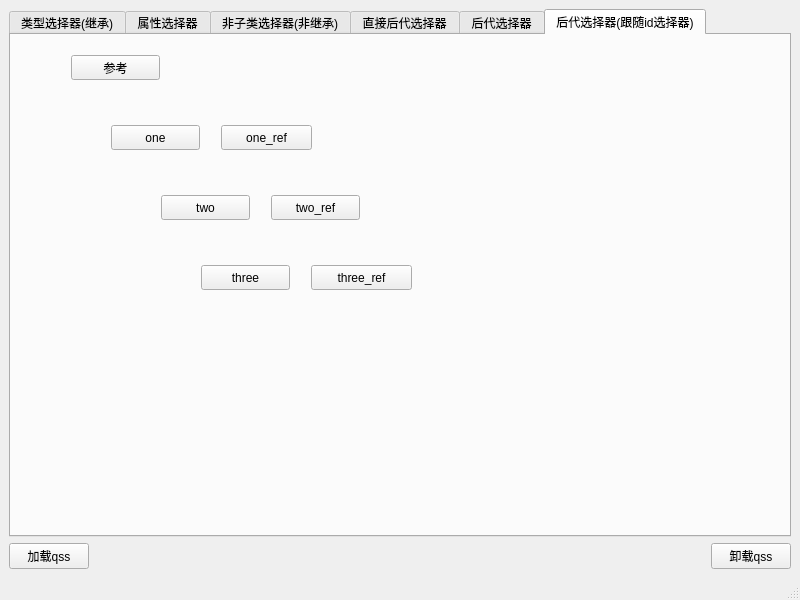
<?xml version="1.0" encoding="UTF-8"?>
<ui version="4.0">
 <class>MainWindow</class>
 <widget class="QMainWindow" name="MainWindow">
  <property name="geometry">
   <rect>
    <x>0</x>
    <y>0</y>
    <width>800</width>
    <height>600</height>
   </rect>
  </property>
  <property name="windowTitle">
   <string>MainWindow</string>
  </property>
  <widget class="QWidget" name="centralwidget">
   <layout class="QVBoxLayout" name="verticalLayout_2">
    <item>
     <layout class="QVBoxLayout" name="verticalLayout">
      <item>
       <widget class="QTabWidget" name="tab_selector">
        <property name="currentIndex">
         <number>5</number>
        </property>
        <widget class="QWidget" name="tab_typeselector">
         <attribute name="title">
          <string>类型选择器(继承)</string>
         </attribute>
         <widget class="QFrame" name="frm_typeselect">
          <property name="geometry">
           <rect>
            <x>20</x>
            <y>30</y>
            <width>120</width>
            <height>80</height>
           </rect>
          </property>
          <property name="frameShape">
           <enum>QFrame::StyledPanel</enum>
          </property>
          <property name="frameShadow">
           <enum>QFrame::Raised</enum>
          </property>
         </widget>
         <widget class="QLabel" name="lab_typeselect">
          <property name="geometry">
           <rect>
            <x>20</x>
            <y>280</y>
            <width>161</width>
            <height>21</height>
           </rect>
          </property>
          <property name="text">
           <string>这个控件在tabwgt内部</string>
          </property>
         </widget>
         <widget class="QTextEdit" name="edit_typeselect">
          <property name="geometry">
           <rect>
            <x>20</x>
            <y>140</y>
            <width>121</width>
            <height>81</height>
           </rect>
          </property>
          <property name="html">
           <string>&lt;!DOCTYPE HTML PUBLIC &quot;-//W3C//DTD HTML 4.0//EN&quot; &quot;http://www.w3.org/TR/REC-html40/strict.dtd&quot;&gt;
&lt;html&gt;&lt;head&gt;&lt;meta name=&quot;qrichtext&quot; content=&quot;1&quot; /&gt;&lt;meta charset=&quot;utf-8&quot; /&gt;&lt;style type=&quot;text/css&quot;&gt;
p, li { white-space: pre-wrap; }
hr { height: 1px; border-width: 0; }
&lt;/style&gt;&lt;/head&gt;&lt;body style=&quot; font-family:'Microsoft YaHei UI'; font-size:9pt; font-weight:400; font-style:normal;&quot;&gt;
&lt;p style=&quot; margin-top:0px; margin-bottom:0px; margin-left:0px; margin-right:0px; -qt-block-indent:0; text-indent:0px;&quot;&gt;&lt;span style=&quot; font-family:'Ubuntu'; font-size:11pt;&quot;&gt;这是edit&lt;/span&gt;&lt;/p&gt;&lt;/body&gt;&lt;/html&gt;</string>
          </property>
         </widget>
         <widget class="QWidget" name="wgt_typeselect" native="true">
          <property name="geometry">
           <rect>
            <x>190</x>
            <y>30</y>
            <width>321</width>
            <height>191</height>
           </rect>
          </property>
          <widget class="QLabel" name="lab_typeselect_in_wgt">
           <property name="geometry">
            <rect>
             <x>10</x>
             <y>20</y>
             <width>301</width>
             <height>20</height>
            </rect>
           </property>
           <property name="text">
            <string>这个控件在一个wgt内部，wgt在tabwgt内部</string>
           </property>
          </widget>
         </widget>
         <widget class="QWidget" name="layoutWidget">
          <property name="geometry">
           <rect>
            <x>20</x>
            <y>350</y>
            <width>157</width>
            <height>25</height>
           </rect>
          </property>
          <layout class="QHBoxLayout" name="horizontalLayout_2">
           <property name="spacing">
            <number>20</number>
           </property>
           <item>
            <widget class="QLabel" name="label">
             <property name="text">
              <string>我在部局中</string>
             </property>
            </widget>
           </item>
           <item>
            <widget class="QLabel" name="label_2">
             <property name="text">
              <string>俺也一样</string>
             </property>
            </widget>
           </item>
          </layout>
         </widget>
        </widget>
        <widget class="QWidget" name="tab_attriselector">
         <attribute name="title">
          <string>属性选择器</string>
         </attribute>
         <widget class="QPushButton" name="btn_attrselector_red">
          <property name="geometry">
           <rect>
            <x>221</x>
            <y>227</y>
            <width>80</width>
            <height>25</height>
           </rect>
          </property>
          <property name="text">
           <string>red</string>
          </property>
         </widget>
         <widget class="QPushButton" name="btn_attrselector_green">
          <property name="geometry">
           <rect>
            <x>221</x>
            <y>338</y>
            <width>80</width>
            <height>25</height>
           </rect>
          </property>
          <property name="text">
           <string>green</string>
          </property>
         </widget>
         <widget class="QPushButton" name="btn_attrselector_blue">
          <property name="geometry">
           <rect>
            <x>221</x>
            <y>301</y>
            <width>80</width>
            <height>25</height>
           </rect>
          </property>
          <property name="text">
           <string>blue</string>
          </property>
         </widget>
         <widget class="QPushButton" name="btn_attrselector_yellow">
          <property name="geometry">
           <rect>
            <x>221</x>
            <y>264</y>
            <width>80</width>
            <height>25</height>
           </rect>
          </property>
          <property name="text">
           <string>yellow</string>
          </property>
         </widget>
        </widget>
        <widget class="QWidget" name="tab_noinherselector">
         <attribute name="title">
          <string>非子类选择器(非继承)</string>
         </attribute>
         <widget class="QWidget" name="wgt_noinhersecletor" native="true">
          <property name="geometry">
           <rect>
            <x>40</x>
            <y>30</y>
            <width>120</width>
            <height>80</height>
           </rect>
          </property>
         </widget>
         <widget class="QFrame" name="frm_noinherselector">
          <property name="geometry">
           <rect>
            <x>40</x>
            <y>140</y>
            <width>120</width>
            <height>80</height>
           </rect>
          </property>
          <property name="frameShape">
           <enum>QFrame::StyledPanel</enum>
          </property>
          <property name="frameShadow">
           <enum>QFrame::Raised</enum>
          </property>
         </widget>
         <widget class="QLabel" name="lab_noinherselector">
          <property name="geometry">
           <rect>
            <x>50</x>
            <y>330</y>
            <width>67</width>
            <height>17</height>
           </rect>
          </property>
          <property name="text">
           <string>TextLabel</string>
          </property>
         </widget>
         <widget class="QTextEdit" name="edt_noingerselecot">
          <property name="geometry">
           <rect>
            <x>170</x>
            <y>320</y>
            <width>104</width>
            <height>70</height>
           </rect>
          </property>
          <property name="html">
           <string>&lt;!DOCTYPE HTML PUBLIC &quot;-//W3C//DTD HTML 4.0//EN&quot; &quot;http://www.w3.org/TR/REC-html40/strict.dtd&quot;&gt;
&lt;html&gt;&lt;head&gt;&lt;meta name=&quot;qrichtext&quot; content=&quot;1&quot; /&gt;&lt;meta charset=&quot;utf-8&quot; /&gt;&lt;style type=&quot;text/css&quot;&gt;
p, li { white-space: pre-wrap; }
hr { height: 1px; border-width: 0; }
&lt;/style&gt;&lt;/head&gt;&lt;body style=&quot; font-family:'Microsoft YaHei UI'; font-size:9pt; font-weight:400; font-style:normal;&quot;&gt;
&lt;p style=&quot; margin-top:0px; margin-bottom:0px; margin-left:0px; margin-right:0px; -qt-block-indent:0; text-indent:0px;&quot;&gt;&lt;span style=&quot; font-family:'Ubuntu'; font-size:11pt;&quot;&gt;edit&lt;/span&gt;&lt;/p&gt;&lt;/body&gt;&lt;/html&gt;</string>
          </property>
         </widget>
         <widget class="QWidget" name="wgt_noinhersecletor_2" native="true">
          <property name="geometry">
           <rect>
            <x>200</x>
            <y>30</y>
            <width>120</width>
            <height>80</height>
           </rect>
          </property>
         </widget>
         <widget class="QFrame" name="frm_noinherselector_2">
          <property name="geometry">
           <rect>
            <x>200</x>
            <y>140</y>
            <width>121</width>
            <height>81</height>
           </rect>
          </property>
          <property name="frameShape">
           <enum>QFrame::StyledPanel</enum>
          </property>
          <property name="frameShadow">
           <enum>QFrame::Raised</enum>
          </property>
         </widget>
         <widget class="QLabel" name="lab_noinherselector_2">
          <property name="geometry">
           <rect>
            <x>50</x>
            <y>370</y>
            <width>67</width>
            <height>17</height>
           </rect>
          </property>
          <property name="text">
           <string>TextLabel</string>
          </property>
         </widget>
         <widget class="QTextEdit" name="edt_noingerselecot_2">
          <property name="geometry">
           <rect>
            <x>310</x>
            <y>320</y>
            <width>104</width>
            <height>70</height>
           </rect>
          </property>
          <property name="html">
           <string>&lt;!DOCTYPE HTML PUBLIC &quot;-//W3C//DTD HTML 4.0//EN&quot; &quot;http://www.w3.org/TR/REC-html40/strict.dtd&quot;&gt;
&lt;html&gt;&lt;head&gt;&lt;meta name=&quot;qrichtext&quot; content=&quot;1&quot; /&gt;&lt;meta charset=&quot;utf-8&quot; /&gt;&lt;style type=&quot;text/css&quot;&gt;
p, li { white-space: pre-wrap; }
hr { height: 1px; border-width: 0; }
&lt;/style&gt;&lt;/head&gt;&lt;body style=&quot; font-family:'Microsoft YaHei UI'; font-size:9pt; font-weight:400; font-style:normal;&quot;&gt;
&lt;p style=&quot; margin-top:0px; margin-bottom:0px; margin-left:0px; margin-right:0px; -qt-block-indent:0; text-indent:0px;&quot;&gt;&lt;span style=&quot; font-family:'Ubuntu'; font-size:11pt;&quot;&gt;edit&lt;/span&gt;&lt;/p&gt;&lt;/body&gt;&lt;/html&gt;</string>
          </property>
         </widget>
        </widget>
        <widget class="QWidget" name="tab_directselector">
         <attribute name="title">
          <string>直接后代选择器</string>
         </attribute>
         <widget class="QWidget" name="wgt_one" native="true">
          <property name="geometry">
           <rect>
            <x>60</x>
            <y>60</y>
            <width>621</width>
            <height>361</height>
           </rect>
          </property>
          <widget class="QPushButton" name="pushButton">
           <property name="geometry">
            <rect>
             <x>30</x>
             <y>20</y>
             <width>89</width>
             <height>25</height>
            </rect>
           </property>
           <property name="text">
            <string>one</string>
           </property>
          </widget>
          <widget class="QWidget" name="wgt_two" native="true">
           <property name="geometry">
            <rect>
             <x>40</x>
             <y>80</y>
             <width>531</width>
             <height>251</height>
            </rect>
           </property>
           <widget class="QPushButton" name="pushButton_2">
            <property name="geometry">
             <rect>
              <x>20</x>
              <y>20</y>
              <width>89</width>
              <height>25</height>
             </rect>
            </property>
            <property name="text">
             <string>two</string>
            </property>
           </widget>
           <widget class="QWidget" name="wgt_three" native="true">
            <property name="geometry">
             <rect>
              <x>50</x>
              <y>60</y>
              <width>431</width>
              <height>171</height>
             </rect>
            </property>
            <widget class="QPushButton" name="pushButton_3">
             <property name="geometry">
              <rect>
               <x>40</x>
               <y>40</y>
               <width>89</width>
               <height>25</height>
              </rect>
             </property>
             <property name="text">
              <string>three</string>
             </property>
            </widget>
           </widget>
          </widget>
          <widget class="QPushButton" name="pushButton_4">
           <property name="geometry">
            <rect>
             <x>140</x>
             <y>20</y>
             <width>89</width>
             <height>25</height>
            </rect>
           </property>
           <property name="text">
            <string>one_2</string>
           </property>
          </widget>
         </widget>
         <widget class="QPushButton" name="pushButton_5">
          <property name="geometry">
           <rect>
            <x>90</x>
            <y>20</y>
            <width>89</width>
            <height>25</height>
           </rect>
          </property>
          <property name="text">
           <string>参考</string>
          </property>
         </widget>
        </widget>
        <widget class="QWidget" name="tab_laterselector">
         <attribute name="title">
          <string>后代选择器</string>
         </attribute>
         <widget class="QPushButton" name="pushButton_6">
          <property name="geometry">
           <rect>
            <x>90</x>
            <y>30</y>
            <width>89</width>
            <height>25</height>
           </rect>
          </property>
          <property name="text">
           <string>参考</string>
          </property>
         </widget>
         <widget class="QWidget" name="wgt_later_one" native="true">
          <property name="geometry">
           <rect>
            <x>60</x>
            <y>70</y>
            <width>621</width>
            <height>361</height>
           </rect>
          </property>
          <widget class="QPushButton" name="pushButton_7">
           <property name="geometry">
            <rect>
             <x>30</x>
             <y>20</y>
             <width>89</width>
             <height>25</height>
            </rect>
           </property>
           <property name="text">
            <string>one</string>
           </property>
          </widget>
          <widget class="QWidget" name="wgt_later_two" native="true">
           <property name="geometry">
            <rect>
             <x>40</x>
             <y>80</y>
             <width>531</width>
             <height>251</height>
            </rect>
           </property>
           <widget class="QPushButton" name="pushButton_8">
            <property name="geometry">
             <rect>
              <x>20</x>
              <y>20</y>
              <width>89</width>
              <height>25</height>
             </rect>
            </property>
            <property name="text">
             <string>two</string>
            </property>
           </widget>
           <widget class="QWidget" name="wgt_later_three" native="true">
            <property name="geometry">
             <rect>
              <x>50</x>
              <y>60</y>
              <width>431</width>
              <height>171</height>
             </rect>
            </property>
            <widget class="QPushButton" name="pushButton_9">
             <property name="geometry">
              <rect>
               <x>40</x>
               <y>40</y>
               <width>89</width>
               <height>25</height>
              </rect>
             </property>
             <property name="text">
              <string>three</string>
             </property>
            </widget>
           </widget>
          </widget>
          <widget class="QPushButton" name="pushButton_10">
           <property name="geometry">
            <rect>
             <x>140</x>
             <y>20</y>
             <width>89</width>
             <height>25</height>
            </rect>
           </property>
           <property name="text">
            <string>one_2</string>
           </property>
          </widget>
         </widget>
        </widget>
        <widget class="QWidget" name="tab_laterselectorwithid">
         <attribute name="title">
          <string>后代选择器(跟随id选择器)</string>
         </attribute>
         <widget class="QWidget" name="wgt_laterwithid_one" native="true">
          <property name="geometry">
           <rect>
            <x>60</x>
            <y>60</y>
            <width>621</width>
            <height>361</height>
           </rect>
          </property>
          <widget class="QPushButton" name="btn_one">
           <property name="geometry">
            <rect>
             <x>40</x>
             <y>30</y>
             <width>89</width>
             <height>25</height>
            </rect>
           </property>
           <property name="text">
            <string>one</string>
           </property>
          </widget>
          <widget class="QWidget" name="wgt_laterwithid_two" native="true">
           <property name="geometry">
            <rect>
             <x>40</x>
             <y>80</y>
             <width>531</width>
             <height>251</height>
            </rect>
           </property>
           <widget class="QPushButton" name="btn_two">
            <property name="geometry">
             <rect>
              <x>50</x>
              <y>20</y>
              <width>89</width>
              <height>25</height>
             </rect>
            </property>
            <property name="text">
             <string>two</string>
            </property>
           </widget>
           <widget class="QWidget" name="wgt_laterwithid_three" native="true">
            <property name="geometry">
             <rect>
              <x>50</x>
              <y>60</y>
              <width>431</width>
              <height>171</height>
             </rect>
            </property>
            <widget class="QPushButton" name="btn_three">
             <property name="geometry">
              <rect>
               <x>40</x>
               <y>30</y>
               <width>89</width>
               <height>25</height>
              </rect>
             </property>
             <property name="text">
              <string>three</string>
             </property>
            </widget>
            <widget class="QPushButton" name="btn_three_ref">
             <property name="geometry">
              <rect>
               <x>150</x>
               <y>30</y>
               <width>101</width>
               <height>25</height>
              </rect>
             </property>
             <property name="text">
              <string>three_ref</string>
             </property>
            </widget>
           </widget>
           <widget class="QPushButton" name="btn_two_ref">
            <property name="geometry">
             <rect>
              <x>160</x>
              <y>20</y>
              <width>89</width>
              <height>25</height>
             </rect>
            </property>
            <property name="text">
             <string>two_ref</string>
            </property>
           </widget>
          </widget>
          <widget class="QPushButton" name="btn_one_ref">
           <property name="geometry">
            <rect>
             <x>150</x>
             <y>30</y>
             <width>91</width>
             <height>25</height>
            </rect>
           </property>
           <property name="text">
            <string>one_ref</string>
           </property>
          </widget>
         </widget>
         <widget class="QPushButton" name="btn_ref">
          <property name="geometry">
           <rect>
            <x>60</x>
            <y>20</y>
            <width>89</width>
            <height>25</height>
           </rect>
          </property>
          <property name="text">
           <string>参考</string>
          </property>
         </widget>
        </widget>
       </widget>
      </item>
      <item>
       <layout class="QHBoxLayout" name="horizontalLayout">
        <item>
         <widget class="QPushButton" name="btn_loadqss">
          <property name="text">
           <string>加载qss</string>
          </property>
         </widget>
        </item>
        <item>
         <spacer name="horizontalSpacer">
          <property name="orientation">
           <enum>Qt::Horizontal</enum>
          </property>
          <property name="sizeHint" stdset="0">
           <size>
            <width>40</width>
            <height>20</height>
           </size>
          </property>
         </spacer>
        </item>
        <item>
         <widget class="QPushButton" name="btn_unlaodqss">
          <property name="text">
           <string>卸载qss</string>
          </property>
         </widget>
        </item>
       </layout>
      </item>
     </layout>
    </item>
   </layout>
  </widget>
  <widget class="QMenuBar" name="menubar">
   <property name="geometry">
    <rect>
     <x>0</x>
     <y>0</y>
     <width>800</width>
     <height>22</height>
    </rect>
   </property>
  </widget>
  <widget class="QStatusBar" name="statusbar"/>
 </widget>
 <resources/>
 <connections/>
</ui>
